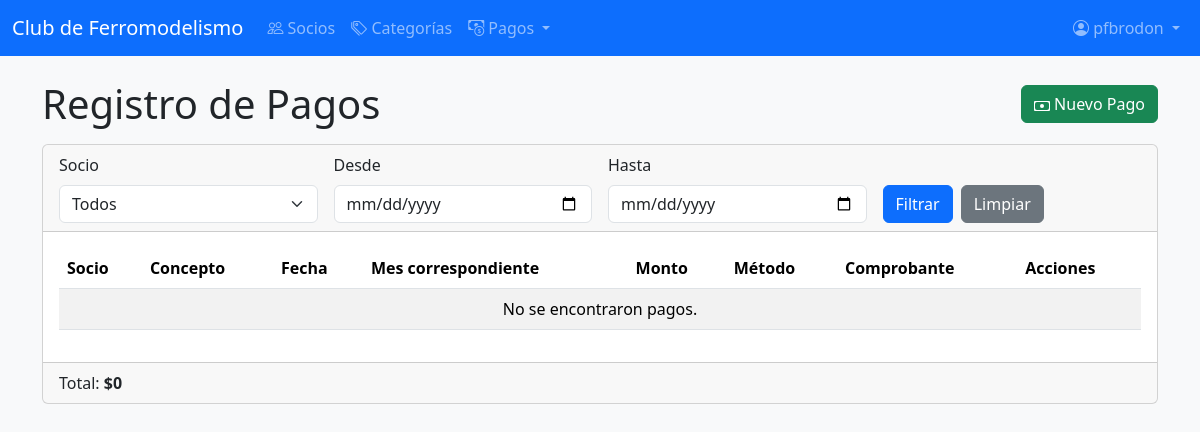
The app's page /socios/pagos/ (signed in), older data.
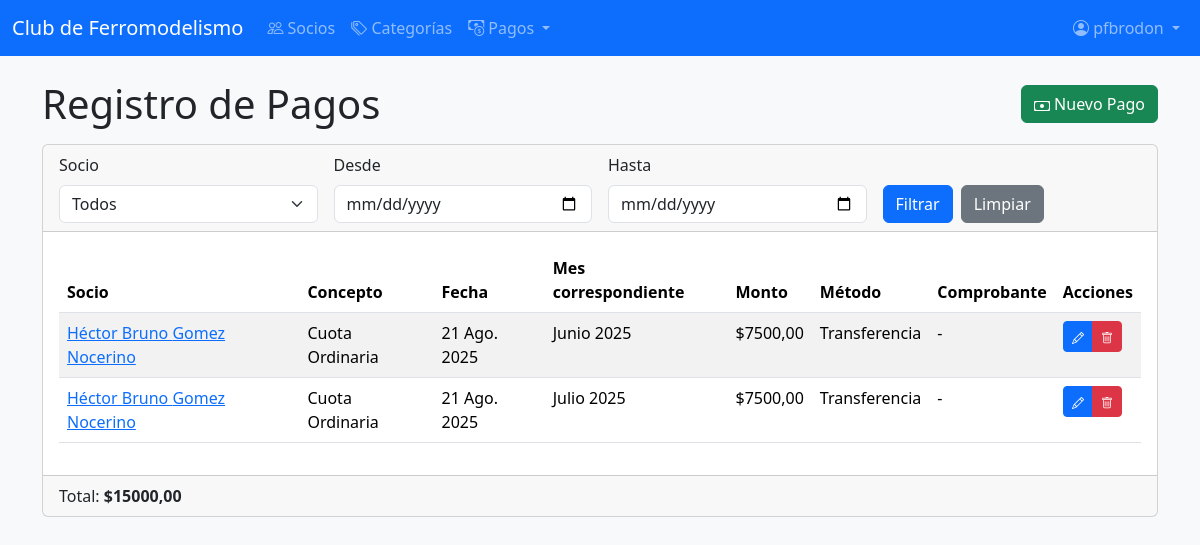
The same page, newer data.
### socios/models.py (models this page shows, shortened)
class Pago(models.Model):
    METODO_PAGO_CHOICES = (
        ('efectivo', 'Efectivo'),
        ('transferencia', 'Transferencia'),
        ('debito', 'Débito'),
        ('credito', 'Crédito'),
    )
    socio = models.ForeignKey(Socio, on_delete=models.CASCADE, related_name='pagos')
    concepto = models.ForeignKey(Concepto, on_delete=models.PROTECT, related_name='pagos', null=True)
    monto = models.DecimalField(max_digits=10, decimal_places=2)
    fecha_pago = models.DateField(default=timezone.now)
    mes_correspondiente = models.CharField(max_length=20, help_text="Mes al que corresponde el pago (ej: Enero 2025)")
    metodo_pago = models.CharField(max_length=15, choices=METODO_PAGO_CHOICES, default='efectivo')
    comprobante = models.CharField(max_length=100, blank=True, null=True, help_text="Número de comprobante o referencia")
    comentarios = models.TextField(blank=True, null=True)
    class Meta:
        verbose_name = "Pago"
        verbose_name_plural = "Pagos"
        ordering = ['-fecha_pago']

class Socio(models.Model):
    usuario = models.OneToOneField(User, on_delete=models.CASCADE, related_name='socio', null=True, blank=True)
    nombre = models.CharField(max_length=50)
    apellido = models.CharField(max_length=50)
    direccion = models.CharField(max_length=200)
    dni = models.CharField(max_length=20, unique=True)
    categoria = models.ForeignKey(Categoria, on_delete=models.PROTECT, related_name='socios', null=True)
    email = models.EmailField()
    celular = models.CharField(max_length=20)
    fecha_nacimiento = models.DateField()
    fecha_alta = models.DateField(auto_now_add=True)
    es_administrador = models.BooleanField(default=False)
    class Meta:
        verbose_name = "Socio"
        verbose_name_plural = "Socios"

class Concepto(models.Model):
    nombre = models.CharField(max_length=100, unique=True)
    descripcion = models.TextField(blank=True, null=True)
    monto_sugerido = models.DecimalField(max_digits=10, decimal_places=2, default=0)
    activo = models.BooleanField(default=True)
    class Meta:
        verbose_name = "Concepto"
        verbose_name_plural = "Conceptos"
        ordering = ['nombre']

### socios/views.py (the view)
# urls.py: path('pagos/', PagoListView.as_view(), name='listar_pagos'),
class PagoListView(LoginRequiredMixin, EsAdministradorMixin, ListView):
    model = Pago
    template_name = 'socios/pago_list.html'
    context_object_name = 'pagos'
    paginate_by = 10
    login_url = 'socios:login'
    def get_queryset(self):
        queryset = super().get_queryset().select_related('socio')
        socio_id = self.request.GET.get('socio')
        fecha_desde = self.request.GET.get('fecha_desde')
        fecha_hasta = self.request.GET.get('fecha_hasta')
        if socio_id:
            queryset = queryset.filter(socio_id=socio_id)
        if fecha_desde:
            queryset = queryset.filter(fecha_pago__gte=fecha_desde)
        if fecha_hasta:
            queryset = queryset.filter(fecha_pago__lte=fecha_hasta)
        return queryset.order_by('-fecha_pago')
    def get_context_data(self, **kwargs):
        context = super().get_context_data(**kwargs)
        context['socios'] = Socio.objects.all().order_by('apellido', 'nombre')
        pagos = self.get_queryset()
        total = sum(pago.monto for pago in pagos)
        context['total_pagos'] = total
        return context

### socios/views.py (called while the page is built)
    def test_func(self):
        if self.request.user.is_superuser:
            return True
        if hasattr(self.request.user, 'socio'):
            return self.request.user.socio.es_administrador
        return False

### socios/templates/socios/pago_list.html (shortened to what this page needs)
{% extends 'base.html' %}
{% block content %}
<div class="d-flex justify-content-between align-items-center mb-3">
  <h1 class="mb-0">Registro de Pagos</h1>
  <a href="{% url 'socios:crear_pago_general' %}" class="btn btn-success">
    Nuevo Pago
  </a>
</div>
<div class="card">
  <div class="card-header">
    <form method="get" class="row g-3">
      <div class="col-md-3">
        <label for="socio" class="form-label">Socio</label>
        <select name="socio" id="socio" class="form-select">
          <option value="">Todos</option>
        </select>
      </div>
      <div class="col-md-3">
        <label for="fecha_desde" class="form-label">Desde</label>
        <input type="date" name="fecha_desde" id="fecha_desde" class="form-control" value="{{ request.GET.fecha_desde }}">
      </div>
      <div class="col-md-3">
        <label for="fecha_hasta" class="form-label">Hasta</label>
        <input type="date" name="fecha_hasta" id="fecha_hasta" class="form-control" value="{{ request.GET.fecha_hasta }}">
      </div>
      <div class="col-md-3 d-flex align-items-end">
        <button type="submit" class="btn btn-primary">Filtrar</button>
        <a href="{% url 'socios:listar_pagos' %}" class="btn btn-secondary ms-2">Limpiar</a>
      </div>
    </form>
  </div>
  <div class="card-body">
    <div class="table-responsive">
      <table class="table table-striped">
        <thead>
          <tr>
            <th>Socio</th>
            <th>Concepto</th>
            <th>Fecha</th>
            <th>Mes correspondiente</th>
            <th>Monto</th>
            <th>Método</th>
            <th>Comprobante</th>
            <th>Acciones</th>
          </tr>
        </thead>
        <tbody>
          {% for pago in pagos %}
          <tr>
            <td>
              <a href="{% url 'socios:detalle_socio' pago.socio.id %}">{{ pago.socio.nombre }} {{ pago.socio.apellido }}</a>
            </td>
            <td>{{ pago.concepto.nombre|default:"-" }}</td>
            <td>{{ pago.fecha_pago }}</td>
            <td>{{ pago.mes_correspondiente }}</td>
            <td>${{ pago.monto }}</td>
            <td>{{ pago.get_metodo_pago_display }}</td>
            <td>{{ pago.comprobante|default:"-" }}</td>
            <td>
              <div class="btn-group btn-group-sm">
                <a href="{% url 'socios:editar_pago' pago.pk %}" class="btn btn-primary">
                </a>
                <a href="{% url 'socios:eliminar_pago' pago.pk %}" class="btn btn-danger">
                </a>
              </div>
            </td>
          </tr>
          {% empty %}
          <tr>
            <td colspan="8" class="text-center">No se encontraron pagos.</td>
          </tr>
          {% endfor %}
        </tbody>
      </table>
    </div>
  </div>
  <div class="card-footer">
    <div class="d-flex justify-content-between align-items-center">
      <p class="mb-0">Total: <strong>${{ total_pagos }}</strong></p>
    </div>
  </div>
</div>
{% endblock %}

### socios/templates/base.html (shortened to what this page needs)
<!DOCTYPE html>
<html lang="es">
<head>
        <link href="https://cdn.jsdelivr.net/npm/bootstrap@5.3.2/dist/css/bootstrap.min.css" rel="stylesheet">
        <link rel="stylesheet" href="https://cdn.jsdelivr.net/npm/bootstrap-icons@1.10.0/font/bootstrap-icons.css">
</head>
<body class="bg-light">
        <nav class="navbar navbar-expand-lg navbar-dark bg-primary mb-4">
            <div class="container-fluid">
                <a class="navbar-brand" href="/">Club de Ferromodelismo</a>
                <div class="collapse navbar-collapse" id="navbarNav">
                    <ul class="navbar-nav me-auto mb-2 mb-lg-0">
                        {% if user.is_authenticated %}
                            {% if user.is_superuser or user.socio.es_administrador %}
                                <li class="nav-item">
                                    <a class="nav-link" href="{% url 'socios:listar' %}">
                                        <i class="bi bi-people"></i> Socios
                                    </a>
                                </li>
                                <li class="nav-item">
                                    <a class="nav-link" href="{% url 'socios:listar_categorias' %}">
                                        <i class="bi bi-tags"></i> Categorías
                                    </a>
                                </li>
                                <li class="nav-item dropdown">
                                    <a class="nav-link dropdown-toggle" href="#" id="navbarDropdown" role="button" data-bs-toggle="dropdown" aria-expanded="false">
                                        <i class="bi bi-cash-coin"></i> Pagos
                                    </a>
                                </li>
                            {% else %}
                                <li class="nav-item">
                                    <a class="nav-link" href="{% url 'socios:mi_perfil' %}">
                                        <i class="bi bi-person-circle"></i> Mi Perfil
                                    </a>
                                </li>
                            {% endif %}
                        {% endif %}
                    </ul>
                    <ul class="navbar-nav ms-auto">
                        {% if user.is_authenticated %}
                            <li class="nav-item dropdown">
                                <a class="nav-link dropdown-toggle" href="#" id="userDropdown" role="button" data-bs-toggle="dropdown" aria-expanded="false">
                                    <i class="bi bi-person-circle"></i>
                                    {% if user.socio %}
                                        {{ user.socio.nombre }} {{ user.socio.apellido }}
                                    {% else %}
                                        {{ user.username }}
                                    {% endif %}
                                </a>
                            </li>
                        {% endif %}
                    </ul>
                </div>
            </div>
        </nav>
        <div class="container">
            {% block content %}{% endblock %}
        </div>
</body>
</html>

Row changes from the older to the newer data that the page shows:
added Pago: socio.nombre "Héctor Bruno", socio.apellido "Gomez Nocerino", concepto.nombre "Cuota Ordinaria", fecha_pago "21 Ago. 2025", mes_correspondiente "Junio 2025", monto "7500,00", metodo_pago "Transferencia", comprobante "-"
added Pago: socio.nombre "Héctor Bruno", socio.apellido "Gomez Nocerino", concepto.nombre "Cuota Ordinaria", fecha_pago "21 Ago. 2025", mes_correspondiente "Julio 2025", monto "7500,00", metodo_pago "Transferencia", comprobante "-"
Text that changed along with them:
{{ total_pagos }}: "0" → "15000,00"
text no longer shown: "No se encontraron pagos."
